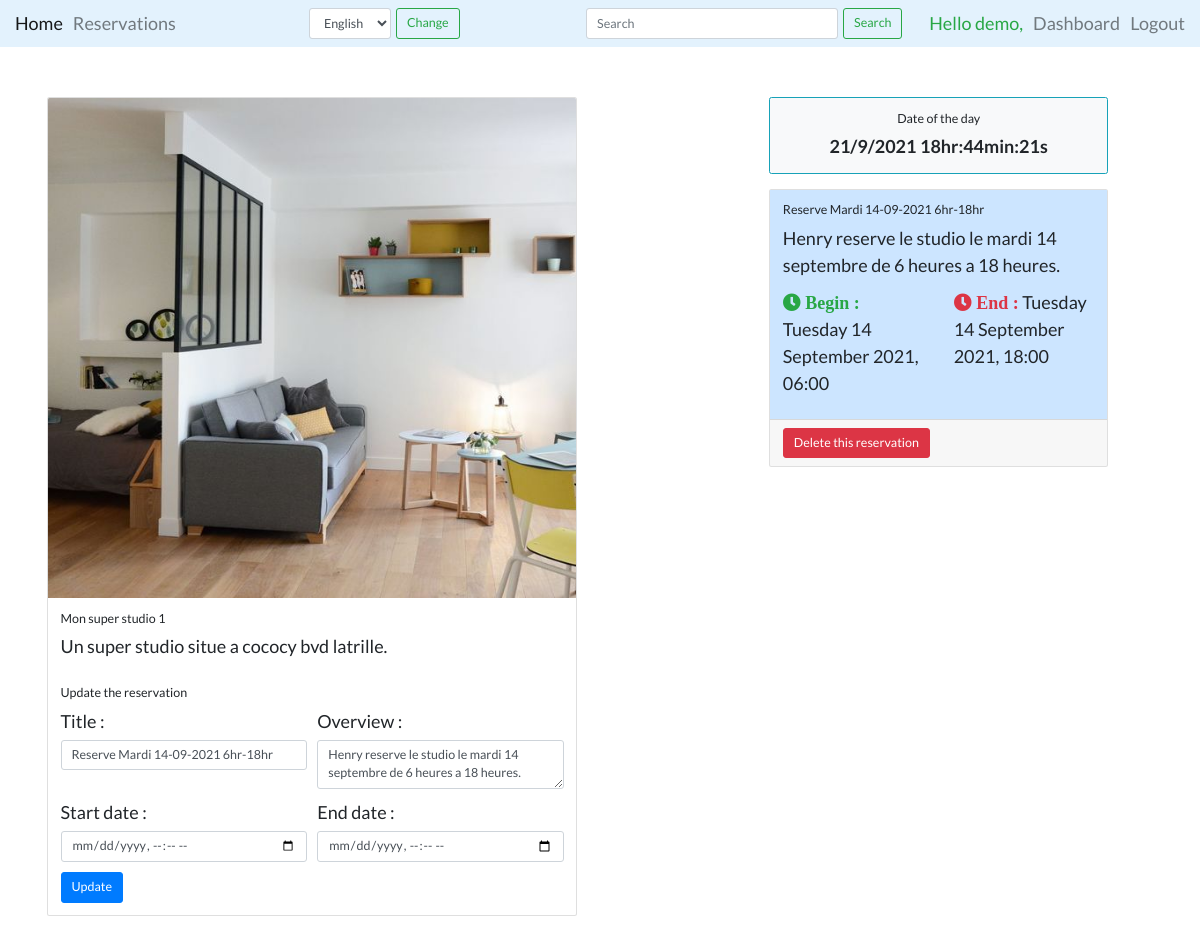
The page /core/resource/mon-super-studio-1/reservation/5/ (signed in) on the database its author committed.
### core/models.py (models this page shows, shortened)
class Resource(models.Model):
    _upload_link = 'images/resource'
    name = models.CharField(max_length=100, unique=True)
    slug = models.SlugField(max_length=100, unique=True)
    description = models.TextField(null=True, blank=True)
    price = models.IntegerField()
    is_available = models.BooleanField(default=True)
    address_line = models.CharField(max_length=100)
    country = models.CharField(max_length=50)
    state = models.CharField(max_length=50)
    city = models.CharField(max_length=50)
    picture = models.ImageField(blank=True, upload_to=_upload_link)
    created = models.DateTimeField(auto_now_add=True)
    updated = models.DateTimeField(auto_now=True)
    type = models.ForeignKey(ResourceType,
                             on_delete=models.SET_NULL,
                             blank=True,
                             null=True)
    objects = models.Manager()  # The default manager.
    available = AvailableManager()  # Our custom manager.

class Reservation(models.Model):
    STATUS_CHOICES = (
        ('pending', _('Pending')),
        ('confirmed', _('Confirmed')),
        ('in_progress', _('In Progress')),
        ('ended', _('Ended')),
        ('canceled', _('Canceled')),
    )
    title = models.CharField(max_length=200)
    overview = models.TextField(null=True, blank=True)
    status = models.CharField(max_length=15,
                              choices=STATUS_CHOICES,
                              default='pending')
    created = models.DateTimeField(default=timezone.now)
    updated = models.DateTimeField(auto_now=True)
    start_date = models.DateTimeField()
    end_date = models.DateTimeField()
    resource = models.ForeignKey(Resource,
                                 default=None,
                                 on_delete=models.CASCADE)
    user = models.ForeignKey(User,
                             on_delete=models.CASCADE,
                             related_name='reservations',
                             default=1)

### core/views.py (the view, shortened to what this page needs)
class ReservationUpdateView(LoginRequiredMixin, UpdateView):
    model = Reservation
    fields = ['title', 'overview', 'start_date', 'end_date']
    template_name = 'core/reservation_detail.html'
    context_object_name = 'reserv'
    def get(self, request, *args, **kwargs):
        self.obj = get_object_or_404(Reservation, id=self.kwargs.get('pk'))
        self.resource = get_object_or_404(
            Resource, slug=self.kwargs.get('resource_slug'))
        ReservationModelForm.base_fields['overview'].widget.attrs['rows'] = '3'
        self.form = ReservationModelForm(instance=self.obj,
                                         initial={
                                             'start_date': self.obj.start_date,
                                             'end_date': self.obj.end_date,
                                         })
        return render(request, self.template_name, {
            "reserv": self.obj,
            "form": self.form,
            "resource": self.resource
        })

### core/templates/core/reservation_detail.html (shortened to what this page needs)
{% extends 'base.html' %}
{% load static %}
{% load i18n %}
{% block styles %}
<link rel="stylesheet" href="{% static 'css/reservation_detail.css' %}" type="text/css">
{% endblock %}
{% block content %}
<div class="content container" style="margin: auto; max-width: 98vw; padding: 5rem; font-size: large;">
    <div class="sections row">
        <section class="main col-md-8 col-lg-8 col-sm-8 row">
            <div class="card w-75">
                <img src="{{ resource.picture.url }}" class="card-img-top" alt="resource image" style="height: 50rem;">
                <div class="card-body">
                    <h5 class="card-title">{{ resource.name }}</h5>
                    <p class="card-text">{{ resource.description }}</p>
                </div>
                <div class="card-body">
                    <h5 class="card-title">{% trans "Update the reservation" %}</h5>
                    <form method="POST" action=".">
                        <div class="form-row">
                            <div class="form-group col-md-6">
                                <label for="title">{% trans "Title : " %}</label>
                                {{ form.title }}
                            </div>
                            <div class="form-group col-md-6">
                                <label for="overview">{% trans "Overview :" %} </label>
                                {{ form.overview }}
                            </div>
                        </div>
                        <div class="form-row">
                            <div class="form-group col-lg-6">
                                <label for="start-date">{% trans "Start date :" %} </label>
                                {{ form.start_date }}
                            </div>
                            <div class="form-group col-lg-6">
                                <label for="end-date">{% trans "End date :" %} </label>
                                {{ form.end_date }}
                            </div>
                        </div>
                        <button type="submit" class="btn btn-primary btn-lg">{% trans "Update" %}</button>
                    </form>
                </div>
            </div>
        </section>
        <section class="sidebar col-md-4 col-lg-4 col-sm-4">
            <div class="card w-90 text-center rounded border border-info font-weight-bold bg-light mb-4">
                <div class="card-body">
                    <h5 class="card-title">{% trans "Date of the day" %}</h5>
                    <p class="card-text" id="date-time">
                    </p>
                </div>
            </div>
            <div class="card w-100 mb-4">
                <div class="card-body {{ reserv.status }}">
                    {% if user.is_staff %}
                    <h5 class="card-title">{{ reserv.title }} | {% trans "Requested by" %} {{reserv.user.username}}</h5>
                    {% else %}
                    <h5 class="card-title">{{ reserv.title }}</h5>
                    {% endif %}
                    <p class="card-text">{{ reserv.overview }}</p>
                    <div class="row">
                        <p class="card-text col-lg-6">
                            <i class="fas fa-clock text-success"> {% trans "Begin :" %} </i>
                            {{ reserv.start_date | date:"l d F Y, H:i" }}
                        </p>
                        <p class="card-text col-lg-6">
                            <i class="fas fa-clock text-danger"> {% trans "End :" %} </i>
                            {{ reserv.end_date | date:"l d F Y, H:i" }}
                        </p>
                    </div>
                </div>
                <div class="card-footer">
                    <a href="{% url 'core:reserv_delete' reserv.id %}" class="btn btn-lg btn-danger">
                        {% trans "Delete this reservation" %}
                    </a>
                </div>
            </div>
        </section>
    </div>
</div>
{% endblock %}

### templates/includes/header.html (shortened to what this page needs)
{% load static %}
{% load i18n %}
<nav class="navbar navbar-expand-lg navbar-light" style="background-color: #e3f2fd; font-size: 1.8rem">
    <div class="collapse navbar-collapse" id="navbarSupportedContent">
        <ul class="navbar-nav mr-auto">
            <li class="nav-item active">
                <a class="nav-link" href="{% url 'home' %}">{% trans "Home" %}</a>
            </li>
            <li class="nav-item">
                <a class="nav-link" href="{% url 'core:reserv_list' %}">{% trans "Reservations" %}</a>
            </li>
        </ul>
        <form class="form-inline my-2 my-lg-0" action="/i18n/setlang/" method="post">
            <select class="form-control form-control-lg mr-sm-2" name="language">
                {% for lang in LANGUAGES %}
                <option value="{{ lang.0 }}">{{ lang.1 }}</option>
                {% endfor %}
            </select>
            <button class="btn btn-outline-success btn-lg my-2 my-sm-0" type="submit">{% trans "Change" %}</button>
        </form>
        <form class="form-inline my-2 my-lg-0">
            <input class="form-control form-control-lg mr-sm-2" type="search" placeholder="Search" aria-label="Search"
                id="search">
            <button class="btn btn-outline-success btn-lg my-2 my-sm-0" type="submit">{% trans "Search" %}</button>
        </form>
        <ul class="navbar-nav">
            {% if user.is_authenticated %}
            <li class="nav-item">
                <span class="nav-link text-success"> {% trans "Hello" %} {{user.username}},
                </span>
            </li>
            <li class="nav-item">
                <a class="nav-link" href="{% url 'account:dashboard' %}">{% trans "Dashboard" %}</a>
            </li>
            <li class="nav-item">
                <a class="nav-link" href="{% url 'account:logout' %}">{% trans "Logout" %}</a>
            </li>
            {% else %}
            <li class="nav-item">
                <a class="nav-link" href="{% url 'account:login' %}">{% trans "Login" %}</a>
            </li>
            {% endif %}
        </ul>
    </div>
</nav>

### static/css/base.css (style rules this page uses)
* { padding: 0; margin: 0; box-sizing: border-box; }
html { font-size: 10px; }
body { box-sizing: border-box; font-family: "Lato", sans-serif; }
.form-inline { width: 30vw; display: flex; justify-content: center; }
.form-inline #search { width: 70%; }

### core/static/css/reservation_detail.css (style rules this page uses)
.pending { background-color: #cce5ff; border-color: #b8daff; }

### rows shown on the page
Resource: picture (picture), name "Mon super studio 1", description "Un super studio situe a cococy bvd latrille."
Reservation: title "Reserve Mardi 14-09-2021 6hr-18hr", overview "Henry reserve le studio le mardi 14 septembre de 6 heures a 18 heures.", start_date "Tuesday 14 September 2021, 06:00", end_date "Tuesday 14 September 2021, 18:00"

### other values the page prints
{{ user.username }} "demo"
form field language "English"
